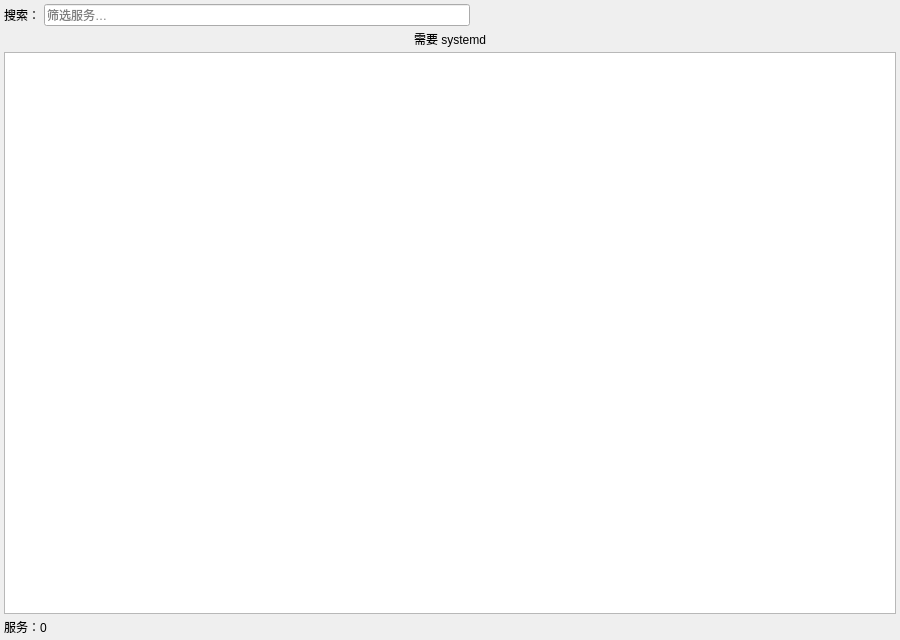
<?xml version="1.0" encoding="UTF-8"?>
<ui version="4.0">
 <class>ServicesWidget</class>
 <widget class="QWidget" name="ServicesWidget">
  <property name="geometry">
   <rect>
    <x>0</x>
    <y>0</y>
    <width>900</width>
    <height>640</height>
   </rect>
  </property>
  <layout class="QVBoxLayout" name="verticalLayout">
   <property name="spacing">
    <number>4</number>
   </property>
   <property name="leftMargin">
    <number>4</number>
   </property>
   <property name="topMargin">
    <number>4</number>
   </property>
   <property name="rightMargin">
    <number>4</number>
   </property>
   <property name="bottomMargin">
    <number>4</number>
   </property>
   <item>
    <layout class="QHBoxLayout" name="toolbarLayout">
     <item>
      <widget class="QLabel" name="searchLabel">
       <property name="text">
        <string>搜索：</string>
       </property>
      </widget>
     </item>
     <item>
      <widget class="QLineEdit" name="searchEdit">
       <property name="placeholderText">
        <string>筛选服务…</string>
       </property>
       <property name="clearButtonEnabled">
        <bool>true</bool>
       </property>
       <property name="maximumWidth">
        <number>240</number>
       </property>
      </widget>
     </item>
     <item>
      <spacer>
       <property name="orientation">
        <enum>Qt::Horizontal</enum>
       </property>
       <property name="sizeHint" stdset="0">
        <size>
         <width>40</width>
         <height>20</height>
        </size>
       </property>
      </spacer>
     </item>
    </layout>
   </item>
   <item>
    <widget class="QLabel" name="unavailableLabel">
     <property name="visible">
      <bool>false</bool>
     </property>
     <property name="text">
      <string>需要 systemd</string>
     </property>
     <property name="alignment">
      <set>Qt::AlignmentFlag::AlignCenter</set>
     </property>
    </widget>
   </item>
   <item>
    <widget class="QTableView" name="tableView">
     <property name="selectionBehavior">
      <enum>QAbstractItemView::SelectRows</enum>
     </property>
     <property name="alternatingRowColors">
      <bool>true</bool>
     </property>
     <property name="sortingEnabled">
      <bool>true</bool>
     </property>
    </widget>
   </item>
   <item>
    <widget class="QLabel" name="statusLabel">
     <property name="text">
      <string>服务：0</string>
     </property>
    </widget>
   </item>
  </layout>
 </widget>
 <resources/>
 <connections/>
</ui>
